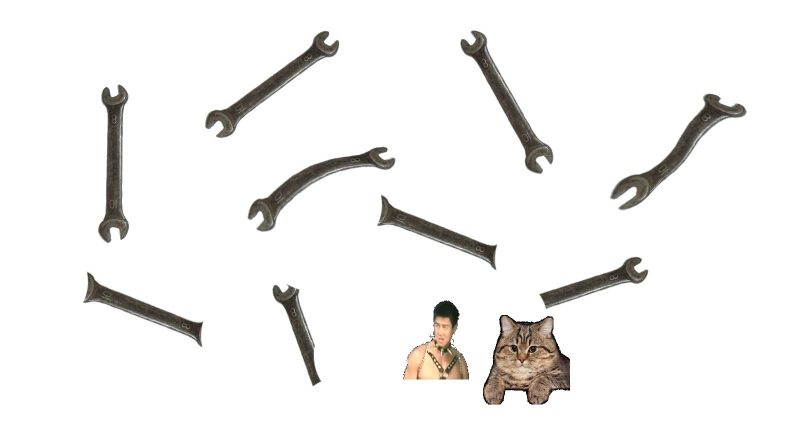
//> input picture university_labs/lab3/task4/gk/gk.jpg, 1592 x 876 px (shown at 1/2 size)
$ ./lab3_task4   (built with g++ and OpenCV 4)
//> lines starting //> are read from the running program, lines starting //| are printed output that depends on the picture; after the words box and inside, x2 and y2 are one past the last pixel; in counts of white or black regions, pixels touching at a corner belong together
#include <opencv2/highgui/highgui.hpp>
#include <opencv2/imgproc.hpp>
#include <iostream>

using namespace std;
using namespace cv;


int main()
{
	Mat  timg, cimg;
	int color = 0;

	Mat input_img = imread("./gk/gk.jpg", color);
//> input_img: 876 rows x 1592 cols, CV_8UC1; min 0, max 255, mean 241.5
	Mat img = imread("./gk/gk_tmplt.jpg", color);
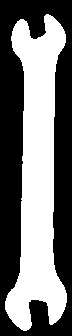
//> input picture university_labs/lab3/task4/gk/gk_tmplt.jpg, 72 x 336 px
//> img is the input picture: 336 rows x 72 cols, CV_8UC1; min 0, max 255, mean 114.8
	if (img.empty()) // Проверка на ошибки (загружено изображение или нет)
	{
		cout << "Could not open or find the image" << endl;
		system("pause"); //ожидание нажатие кнопки
		return -1;
	}
	resize(input_img, input_img, cv::Size(), 0.75, 0.75); // Уменьшение окна
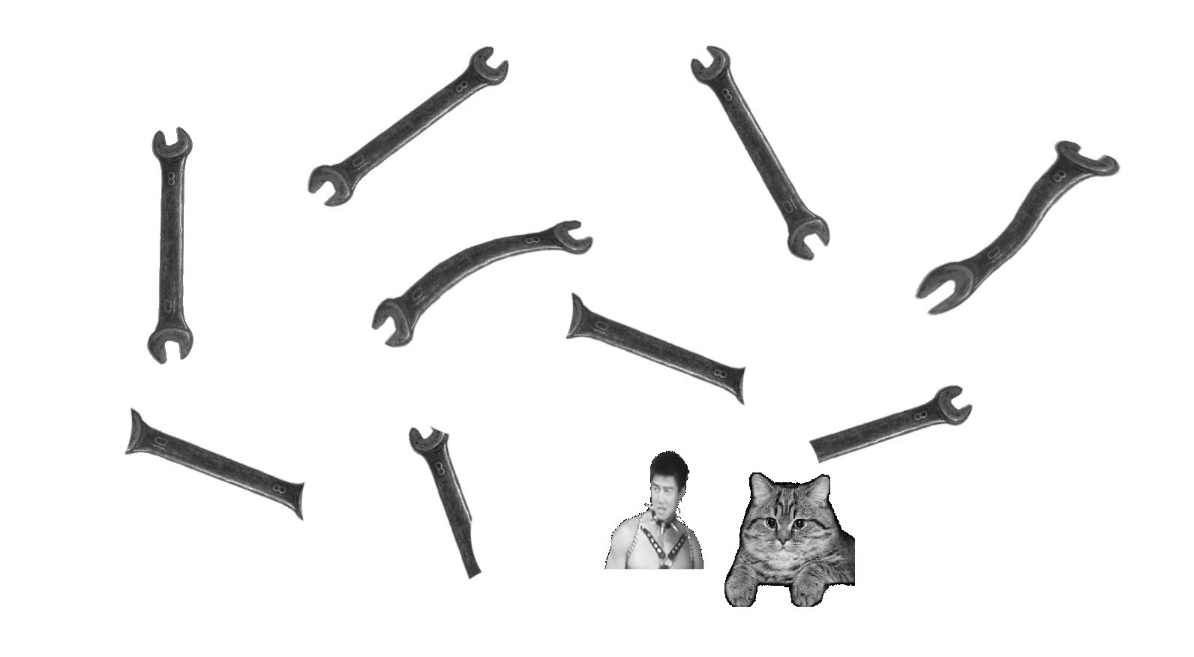
//> input_img: 657 rows x 1194 cols, CV_8UC1; min 0, max 255, mean 241.4
	/// Установить двоичный режим
	threshold(input_img, cimg, 240, 255, THRESH_BINARY_INV); // Обратная двоичная пороговая фильтрация
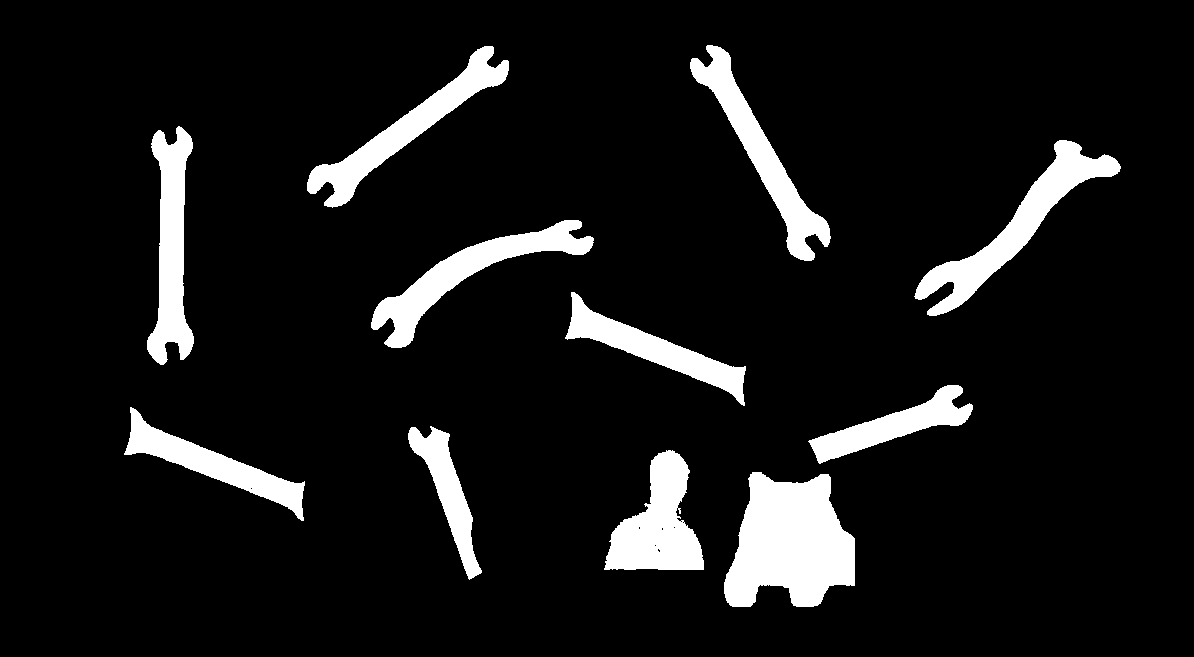
//> cimg: 657 rows x 1194 cols, CV_8UC1; 9% white; 11 white regions

	/// Поиск и рисование контура объектов
	vector<vector<Point>> cnts, tnts;
	findContours(cimg, cnts, RETR_EXTERNAL, CHAIN_APPROX_NONE);
//> cnts = 11 contours; largest, box (x1, y1, x2, y2) and area: (724, 472, 855, 607) 12358, (914, 140, 1121, 316) 7196, (604, 450, 704, 570) 6514, (371, 220, 594, 348) 6352, (690, 45, 831, 261) 6145
	cvtColor(input_img, input_img, COLOR_GRAY2BGR);
//> input_img: 657 rows x 1194 cols, CV_8UC3
	threshold(img, timg, 240, 255, THRESH_BINARY);
//> timg: 336 rows x 72 cols, CV_8UC1; 45% white; 1 white region
	cvtColor(img, img, COLOR_GRAY2BGR);

	/// Поиск и рисование контура маски
	findContours(timg, tnts, RETR_EXTERNAL, CHAIN_APPROX_NONE);
//> tnts = 1 contour; box (x1, y1, x2, y2) and area: (5, 14, 67, 331) 10508
	polylines(img, tnts[0], true, Vec3b(0, 255, 0), 2, 8);
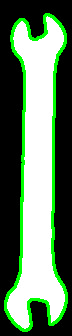
//> img: 336 rows x 72 cols, CV_8UC3; 10.66% of pixels changed, all inside (x1, y1, x2, y2) = (4, 13, 68, 332)

	/// Сравнение маски с каждым объектом и выделение разными цветами в зависимости от похожести
	for (int i = 0; i < cnts.size(); i++)
	{
		float diff = matchShapes(cnts[i], tnts[0], CONTOURS_MATCH_I2, 0);
		if (abs(diff) < 0.5)
		{
			polylines(input_img, cnts[i], true, Vec3b(0, 255, 0), 2, 8);
		}
		else
		{
			polylines(input_img, cnts[i], true, Vec3b(0, 0, 255), 2, 8);
		}
	}
//> this loop made 11 passes
//> diff on passes 1 to 11: 6.69, 4.55, 2.79, 1.01, 0.996, 1.03, 3.56, 1.47, 0.415, 0.167, 0.155
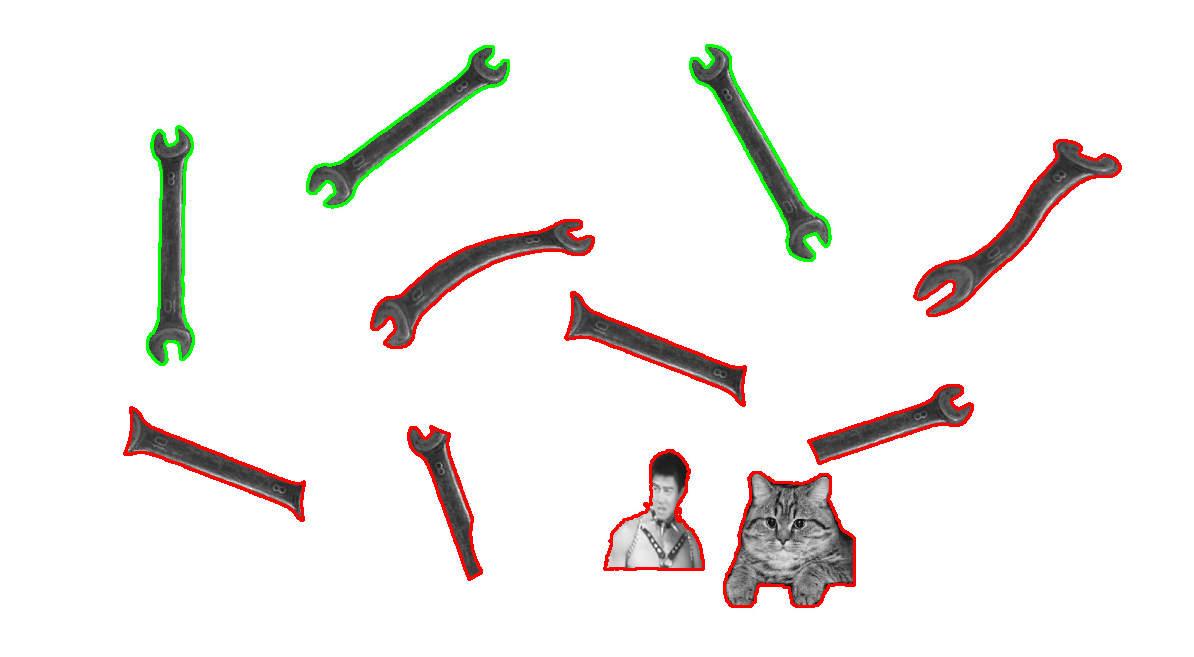
//> input_img: 657 rows x 1194 cols, CV_8UC3; mean B, G, R 236.8, 238.8, 241.2
	imshow("input_img", input_img);
	imshow("template", img);
	waitKey(0); // Ожидание нажатия клавиши
	destroyAllWindows(); // Уничтожение всех окон
	return 0;
}
